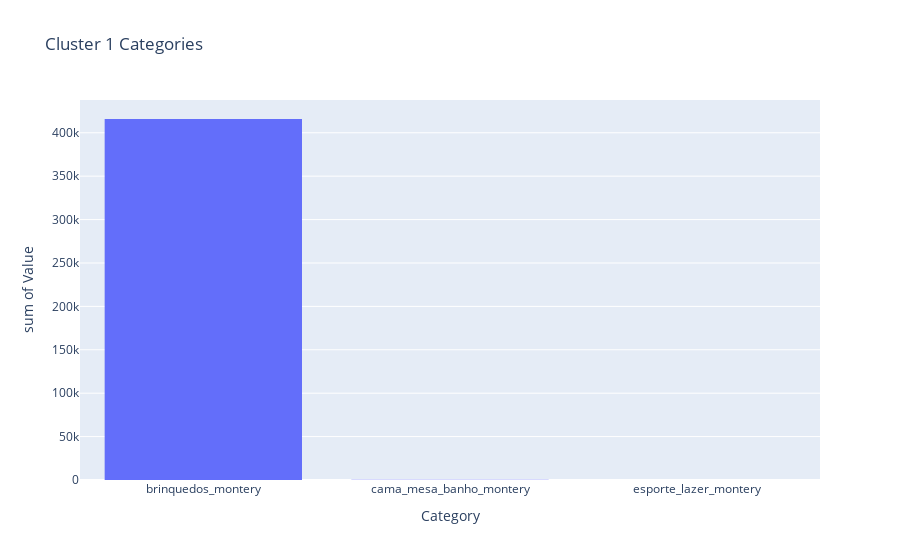
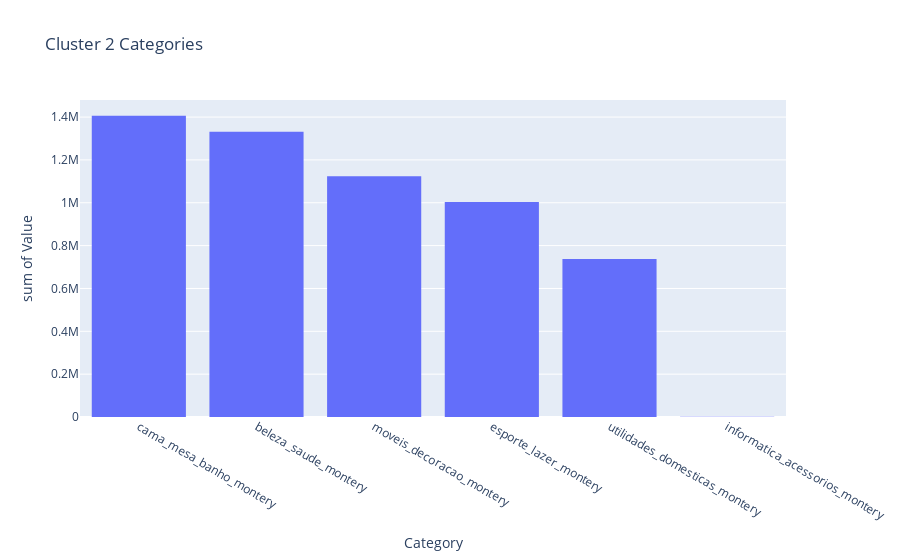
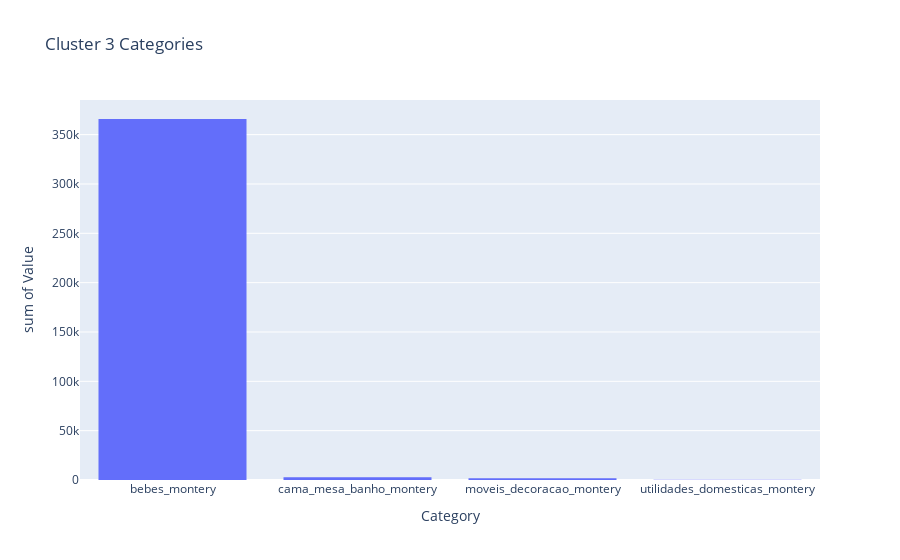
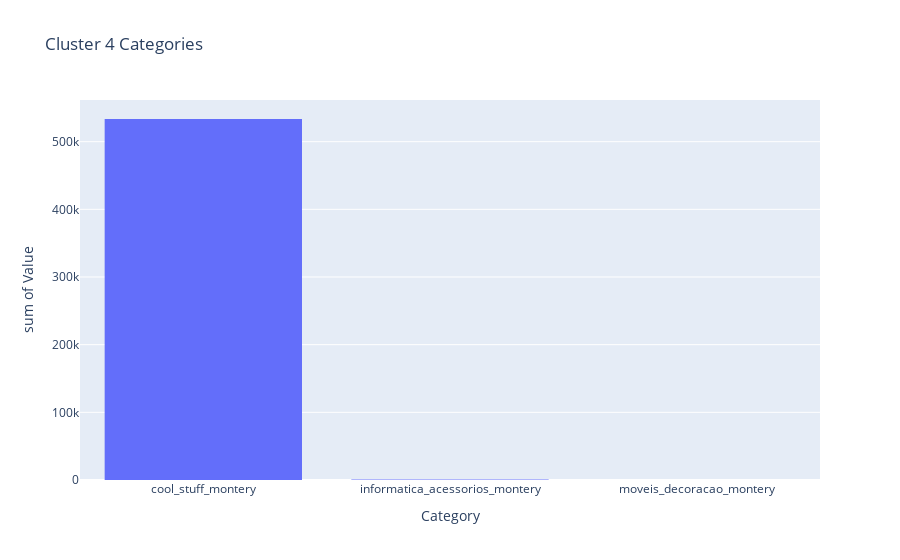

Here is the notebook cell these charts were saved with, in order:
### Code cell
for i in range(1,21):
    Get_Categories_Values(cluster = i ,dataframe=pivot_total)

### Figure 1 — Plotly figure (JSON) as saved in the notebook; plotly's stock layout.template omitted (floating-point values rounded to 4 significant figures)
{"data": [{"alignmentgroup": "True", "bingroup": "x", "histfunc": "sum", "hovertemplate": "Category=%{x}<br>sum of Value=%{y}<extra></extra>", "legendgroup": "", "marker": {"color": "#636efa", "pattern": {"shape": ""}}, "name": "", "offsetgroup": "", "orientation": "v", "showlegend": false, "type": "histogram", "x": ["agro_industria_e_comercio_montery", "alimentos_montery", "alimentos_bebidas_montery", "artes_montery", "artes_e_artesanato_montery", "artigos_de_festas_montery", "artigos_de_natal_montery", "audio_montery", "automotivo_montery", "bebes_montery", "bebidas_montery", "beleza_saude_montery", "brinquedos_montery", "cama_mesa_banho_montery", "casa_conforto_montery", "casa_conforto_2_montery", "casa_construcao_montery", "cds_dvds_musicais_montery", "cine_foto_montery", "climatizacao_montery", "consoles_games_montery", "construcao_ferramentas_construcao_montery", "construcao_ferramentas_ferramentas_montery", "construcao_ferramentas_iluminacao_montery", "construcao_ferramentas_jardim_montery", "construcao_ferramentas_seguranca_montery", "cool_stuff_montery", "dvds_blu_ray_montery", "eletrodomesticos_montery", "eletrodomesticos_2_montery", "eletronicos_montery", "eletroportateis_montery", "esporte_lazer_montery", "fashion_bolsas_e_acessorios_montery", "fashion_calcados_montery", "fashion_esporte_montery", "fashion_roupa_feminina_montery", "fashion_roupa_infanto_juvenil_montery", "fashion_roupa_masculina_montery", "fashion_underwear_e_moda_praia_montery", "ferramentas_jardim_montery", "flores_montery", "fraldas_higiene_montery", "industria_comercio_e_negocios_montery", "informatica_acessorios_montery", "instrumentos_musicais_montery", "la_cuisine_montery", "livros_importados_montery", "livros_interesse_geral_montery", "livros_tecnicos_montery", "malas_acessorios_montery", "market_place_montery", "moveis_colchao_e_estofado_montery", "moveis_cozinha_area_de_servico_jantar_e_jardim_montery", "moveis_decoracao_montery", "moveis_escritorio_montery", "moveis_quarto_montery", "moveis_sala_montery", "musica_montery", "papelaria_montery", "pc_gamer_montery", "pcs_montery", "perfumaria_montery", "pet_shop_montery", "portateis_casa_forno_e_cafe_montery", "portateis_cozinha_e_preparadores_de_alimentos_montery", "relogios_presentes_montery", "seguros_e_servicos_montery", "sinalizacao_e_seguranca_montery", "tablets_impressao_imagem_montery", "telefonia_montery", "telefonia_fixa_montery", "utilidades_domesticas_montery"], "xaxis": "x", "y": [0, 0, 0, 0, 0, 0, 0, 0, 0, 0, 0, 0, 415900.0, 199.9, 0, 0, 0, 0, 0, 0, 0, 0, 0, 0, 0, 0, 0, 0, 0, 0, 0, 0, 115.8, 0, 0, 0, 0, 0, 0, 0, 0, 0, 0, 0, 0, 0, 0, 0, 0, 0, 0, 0, 0, 0, 0, 0, 0, 0, 0, 0, 0, 0, 0, 0, 0, 0, 0, 0, 0, 0, 0, 0, 0], "yaxis": "y"}], "layout": {"barmode": "relative", "legend": {"tracegroupgap": 0}, "title": {"text": "Cluster 1 Categories"}, "xaxis": {"anchor": "y", "categoryorder": "total descending", "domain": [0, 1], "title": {"text": "Category"}}, "yaxis": {"anchor": "x", "domain": [0, 1], "title": {"text": "sum of Value"}}}}

### Figure 2 — Plotly figure (JSON) as saved in the notebook; plotly's stock layout.template omitted (floating-point values rounded to 4 significant figures)
{"data": [{"alignmentgroup": "True", "bingroup": "x", "histfunc": "sum", "hovertemplate": "Category=%{x}<br>sum of Value=%{y}<extra></extra>", "legendgroup": "", "marker": {"color": "#636efa", "pattern": {"shape": ""}}, "name": "", "offsetgroup": "", "orientation": "v", "showlegend": false, "type": "histogram", "x": ["agro_industria_e_comercio_montery", "alimentos_montery", "alimentos_bebidas_montery", "artes_montery", "artes_e_artesanato_montery", "artigos_de_festas_montery", "artigos_de_natal_montery", "audio_montery", "automotivo_montery", "bebes_montery", "bebidas_montery", "beleza_saude_montery", "brinquedos_montery", "cama_mesa_banho_montery", "casa_conforto_montery", "casa_conforto_2_montery", "casa_construcao_montery", "cds_dvds_musicais_montery", "cine_foto_montery", "climatizacao_montery", "consoles_games_montery", "construcao_ferramentas_construcao_montery", "construcao_ferramentas_ferramentas_montery", "construcao_ferramentas_iluminacao_montery", "construcao_ferramentas_jardim_montery", "construcao_ferramentas_seguranca_montery", "cool_stuff_montery", "dvds_blu_ray_montery", "eletrodomesticos_montery", "eletrodomesticos_2_montery", "eletronicos_montery", "eletroportateis_montery", "esporte_lazer_montery", "fashion_bolsas_e_acessorios_montery", "fashion_calcados_montery", "fashion_esporte_montery", "fashion_roupa_feminina_montery", "fashion_roupa_infanto_juvenil_montery", "fashion_roupa_masculina_montery", "fashion_underwear_e_moda_praia_montery", "ferramentas_jardim_montery", "flores_montery", "fraldas_higiene_montery", "industria_comercio_e_negocios_montery", "informatica_acessorios_montery", "instrumentos_musicais_montery", "la_cuisine_montery", "livros_importados_montery", "livros_interesse_geral_montery", "livros_tecnicos_montery", "malas_acessorios_montery", "market_place_montery", "moveis_colchao_e_estofado_montery", "moveis_cozinha_area_de_servico_jantar_e_jardim_montery", "moveis_decoracao_montery", "moveis_escritorio_montery", "moveis_quarto_montery", "moveis_sala_montery", "musica_montery", "papelaria_montery", "pc_gamer_montery", "pcs_montery", "perfumaria_montery", "pet_shop_montery", "portateis_casa_forno_e_cafe_montery", "portateis_cozinha_e_preparadores_de_alimentos_montery", "relogios_presentes_montery", "seguros_e_servicos_montery", "sinalizacao_e_seguranca_montery", "tablets_impressao_imagem_montery", "telefonia_montery", "telefonia_fixa_montery", "utilidades_domesticas_montery"], "xaxis": "x", "y": [0, 0, 0, 0, 0, 0, 0, 0, 0, 0, 0, 1331000.0, 0, 1406000.0, 0, 0, 0, 0, 0, 0, 0, 0, 0, 0, 0, 0, 0, 0, 0, 0, 0, 0, 1004000.0, 0, 0, 0, 0, 0, 0, 0, 0, 0, 0, 0, 690.1, 0, 0, 0, 0, 0, 0, 0, 0, 0, 1124000.0, 0, 0, 0, 0, 0, 0, 0, 0, 0, 0, 0, 0, 0, 0, 0, 0, 0, 738000.0], "yaxis": "y"}], "layout": {"barmode": "relative", "legend": {"tracegroupgap": 0}, "title": {"text": "Cluster 2 Categories"}, "xaxis": {"anchor": "y", "categoryorder": "total descending", "domain": [0, 1], "title": {"text": "Category"}}, "yaxis": {"anchor": "x", "domain": [0, 1], "title": {"text": "sum of Value"}}}}

### Figure 3 — Plotly figure (JSON) as saved in the notebook; plotly's stock layout.template omitted (floating-point values rounded to 4 significant figures)
{"data": [{"alignmentgroup": "True", "bingroup": "x", "histfunc": "sum", "hovertemplate": "Category=%{x}<br>sum of Value=%{y}<extra></extra>", "legendgroup": "", "marker": {"color": "#636efa", "pattern": {"shape": ""}}, "name": "", "offsetgroup": "", "orientation": "v", "showlegend": false, "type": "histogram", "x": ["agro_industria_e_comercio_montery", "alimentos_montery", "alimentos_bebidas_montery", "artes_montery", "artes_e_artesanato_montery", "artigos_de_festas_montery", "artigos_de_natal_montery", "audio_montery", "automotivo_montery", "bebes_montery", "bebidas_montery", "beleza_saude_montery", "brinquedos_montery", "cama_mesa_banho_montery", "casa_conforto_montery", "casa_conforto_2_montery", "casa_construcao_montery", "cds_dvds_musicais_montery", "cine_foto_montery", "climatizacao_montery", "consoles_games_montery", "construcao_ferramentas_construcao_montery", "construcao_ferramentas_ferramentas_montery", "construcao_ferramentas_iluminacao_montery", "construcao_ferramentas_jardim_montery", "construcao_ferramentas_seguranca_montery", "cool_stuff_montery", "dvds_blu_ray_montery", "eletrodomesticos_montery", "eletrodomesticos_2_montery", "eletronicos_montery", "eletroportateis_montery", "esporte_lazer_montery", "fashion_bolsas_e_acessorios_montery", "fashion_calcados_montery", "fashion_esporte_montery", "fashion_roupa_feminina_montery", "fashion_roupa_infanto_juvenil_montery", "fashion_roupa_masculina_montery", "fashion_underwear_e_moda_praia_montery", "ferramentas_jardim_montery", "flores_montery", "fraldas_higiene_montery", "industria_comercio_e_negocios_montery", "informatica_acessorios_montery", "instrumentos_musicais_montery", "la_cuisine_montery", "livros_importados_montery", "livros_interesse_geral_montery", "livros_tecnicos_montery", "malas_acessorios_montery", "market_place_montery", "moveis_colchao_e_estofado_montery", "moveis_cozinha_area_de_servico_jantar_e_jardim_montery", "moveis_decoracao_montery", "moveis_escritorio_montery", "moveis_quarto_montery", "moveis_sala_montery", "musica_montery", "papelaria_montery", "pc_gamer_montery", "pcs_montery", "perfumaria_montery", "pet_shop_montery", "portateis_casa_forno_e_cafe_montery", "portateis_cozinha_e_preparadores_de_alimentos_montery", "relogios_presentes_montery", "seguros_e_servicos_montery", "sinalizacao_e_seguranca_montery", "tablets_impressao_imagem_montery", "telefonia_montery", "telefonia_fixa_montery", "utilidades_domesticas_montery"], "xaxis": "x", "y": [0, 0, 0, 0, 0, 0, 0, 0, 0, 365900.0, 0, 0, 0, 2728.0, 0, 0, 0, 0, 0, 0, 0, 0, 0, 0, 0, 0, 0, 0, 0, 0, 0, 0, 0, 0, 0, 0, 0, 0, 0, 0, 0, 0, 0, 0, 0, 0, 0, 0, 0, 0, 0, 0, 0, 0, 1842.0, 0, 0, 0, 0, 0, 0, 0, 0, 0, 0, 0, 0, 0, 0, 0, 0, 0, 275.1], "yaxis": "y"}], "layout": {"barmode": "relative", "legend": {"tracegroupgap": 0}, "title": {"text": "Cluster 3 Categories"}, "xaxis": {"anchor": "y", "categoryorder": "total descending", "domain": [0, 1], "title": {"text": "Category"}}, "yaxis": {"anchor": "x", "domain": [0, 1], "title": {"text": "sum of Value"}}}}

### Figure 4 — Plotly figure (JSON) as saved in the notebook; plotly's stock layout.template omitted (floating-point values rounded to 4 significant figures)
{"data": [{"alignmentgroup": "True", "bingroup": "x", "histfunc": "sum", "hovertemplate": "Category=%{x}<br>sum of Value=%{y}<extra></extra>", "legendgroup": "", "marker": {"color": "#636efa", "pattern": {"shape": ""}}, "name": "", "offsetgroup": "", "orientation": "v", "showlegend": false, "type": "histogram", "x": ["agro_industria_e_comercio_montery", "alimentos_montery", "alimentos_bebidas_montery", "artes_montery", "artes_e_artesanato_montery", "artigos_de_festas_montery", "artigos_de_natal_montery", "audio_montery", "automotivo_montery", "bebes_montery", "bebidas_montery", "beleza_saude_montery", "brinquedos_montery", "cama_mesa_banho_montery", "casa_conforto_montery", "casa_conforto_2_montery", "casa_construcao_montery", "cds_dvds_musicais_montery", "cine_foto_montery", "climatizacao_montery", "consoles_games_montery", "construcao_ferramentas_construcao_montery", "construcao_ferramentas_ferramentas_montery", "construcao_ferramentas_iluminacao_montery", "construcao_ferramentas_jardim_montery", "construcao_ferramentas_seguranca_montery", "cool_stuff_montery", "dvds_blu_ray_montery", "eletrodomesticos_montery", "eletrodomesticos_2_montery", "eletronicos_montery", "eletroportateis_montery", "esporte_lazer_montery", "fashion_bolsas_e_acessorios_montery", "fashion_calcados_montery", "fashion_esporte_montery", "fashion_roupa_feminina_montery", "fashion_roupa_infanto_juvenil_montery", "fashion_roupa_masculina_montery", "fashion_underwear_e_moda_praia_montery", "ferramentas_jardim_montery", "flores_montery", "fraldas_higiene_montery", "industria_comercio_e_negocios_montery", "informatica_acessorios_montery", "instrumentos_musicais_montery", "la_cuisine_montery", "livros_importados_montery", "livros_interesse_geral_montery", "livros_tecnicos_montery", "malas_acessorios_montery", "market_place_montery", "moveis_colchao_e_estofado_montery", "moveis_cozinha_area_de_servico_jantar_e_jardim_montery", "moveis_decoracao_montery", "moveis_escritorio_montery", "moveis_quarto_montery", "moveis_sala_montery", "musica_montery", "papelaria_montery", "pc_gamer_montery", "pcs_montery", "perfumaria_montery", "pet_shop_montery", "portateis_casa_forno_e_cafe_montery", "portateis_cozinha_e_preparadores_de_alimentos_montery", "relogios_presentes_montery", "seguros_e_servicos_montery", "sinalizacao_e_seguranca_montery", "tablets_impressao_imagem_montery", "telefonia_montery", "telefonia_fixa_montery", "utilidades_domesticas_montery"], "xaxis": "x", "y": [0, 0, 0, 0, 0, 0, 0, 0, 0, 0, 0, 0, 0, 0, 0, 0, 0, 0, 0, 0, 0, 0, 0, 0, 0, 0, 533500.0, 0, 0, 0, 0, 0, 0, 0, 0, 0, 0, 0, 0, 0, 0, 0, 0, 0, 592.3, 0, 0, 0, 0, 0, 0, 0, 0, 0, 183.9, 0, 0, 0, 0, 0, 0, 0, 0, 0, 0, 0, 0, 0, 0, 0, 0, 0, 0], "yaxis": "y"}], "layout": {"barmode": "relative", "legend": {"tracegroupgap": 0}, "title": {"text": "Cluster 4 Categories"}, "xaxis": {"anchor": "y", "categoryorder": "total descending", "domain": [0, 1], "title": {"text": "Category"}}, "yaxis": {"anchor": "x", "domain": [0, 1], "title": {"text": "sum of Value"}}}}
